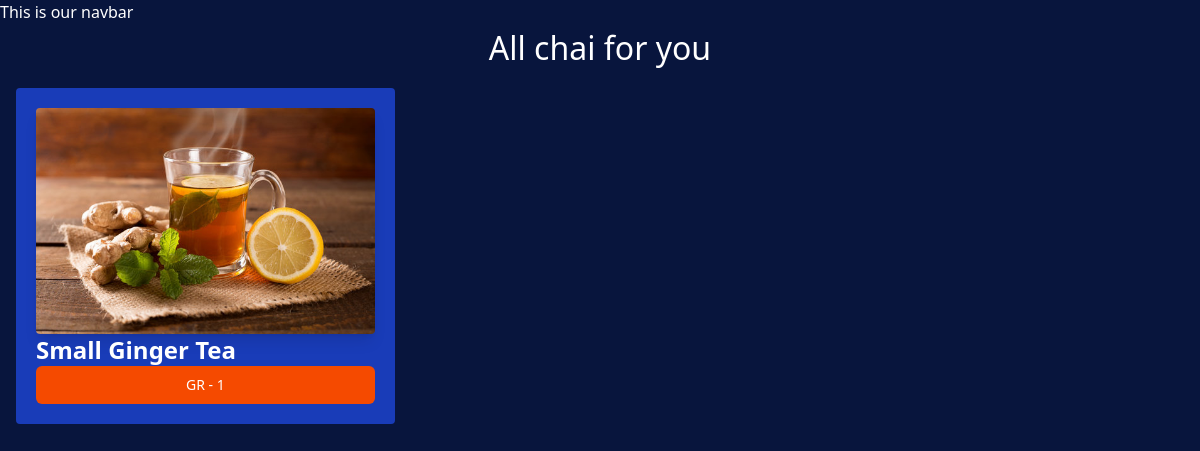
The app's page /chai/, older data.
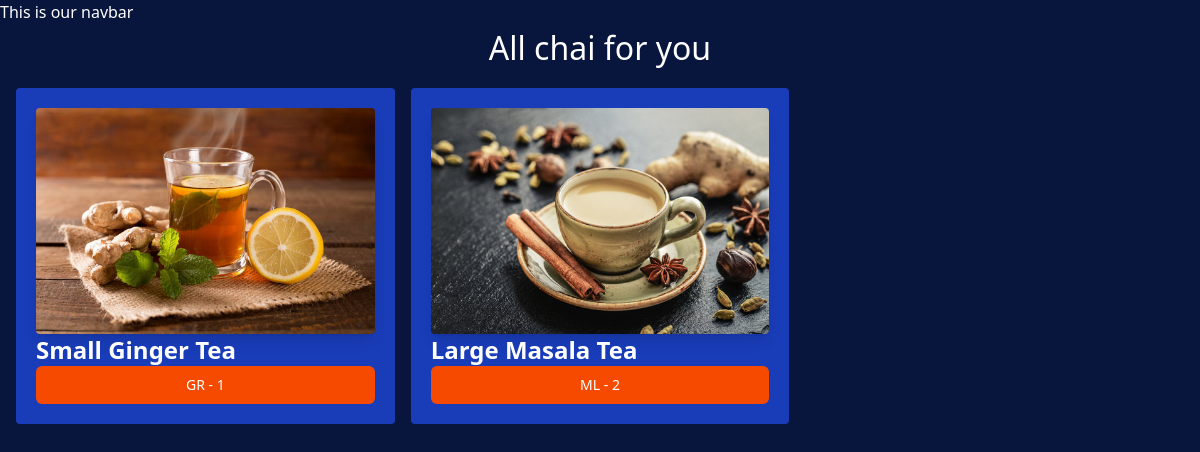
The same page, newer data.
### chai/models.py (models this page shows, shortened)
class ChaiVariety(models.Model):
    CHAI_TYPE_CHOICE = [
        ('ML', 'MASALA'),
        ('GR', 'GINGER'),
        ('KL', 'KIWI'),
        ('PL', 'PLAIN'),
        ('EL', 'ELACHI'),
    ]
    name = models.CharField(max_length=100)
    image = models.ImageField(upload_to='chais/')
    date_added = models.DateTimeField(default=timezone.now)
    type = models.CharField(max_length=2, choices=CHAI_TYPE_CHOICE)
    description = models.TextField(default='')

### chai/views.py (the view)
# urls.py: path('', views.all_chai, name='all_chai'),
def all_chai(request):
    chais = ChaiVariety.objects.all()
    return render(request, 'chai/all_chai.html', {'chais': chais})

### chai/templates/chai/all_chai.html (shortened to what this page needs)
{% extends "layout.html" %}
{% block content %}
    <h1>All chai for you</h1>
<div class="grid grid-cols-3 gap-4 m-4">
 {% for chai in chais %}
  <div class="bg-blue-800 p-5 rounded">
     <img class="rounded shadow-lg" src="{{ chai.image.url }}" alt="">
    <h3 class="text-2xl font-bold">{{ chai.name }}</h3>
    <a href="{% url 'chai_detail' chai.id %}">
        <button
        type="button"
        class="inline-flex items-center w-[100%] justify-center px-4 py-2
        border border-transparent text-sm font-medium rounded-md
        text-white bg-orange-600 hover:bg-orange-700
        focus:outline-none focus:ring-2 focus:ring-offset-2
        focus:ring-orange-500"
        >
            {{chai.type}} - {{chai.id}}
        </button>
    </a>
  </div>
 {% endfor %}
</div>
{% endblock %}

### templates/layout.html (shortened to what this page needs)
{% load static tailwind_tags %}
{% load static %}
<!DOCTYPE html>
<html lang="en">
<head>
    <link rel="stylesheet" href="{% static 'style.css' %}">
    {% tailwind_css %}
</head>
<body>
    <nav> This is our navbar </nav>
    {% block content %}{% endblock %}
</body>
</html>

### static/style.css (style rules this page uses)
body { background-color: #08153d; color: #ffffff; }
h1 { text-align: center; font-size: 2em; }

Row changes from the older to the newer data that the page shows:
added ChaiVariety: image (picture), name "Large Masala Tea", type "ML", id "2"
